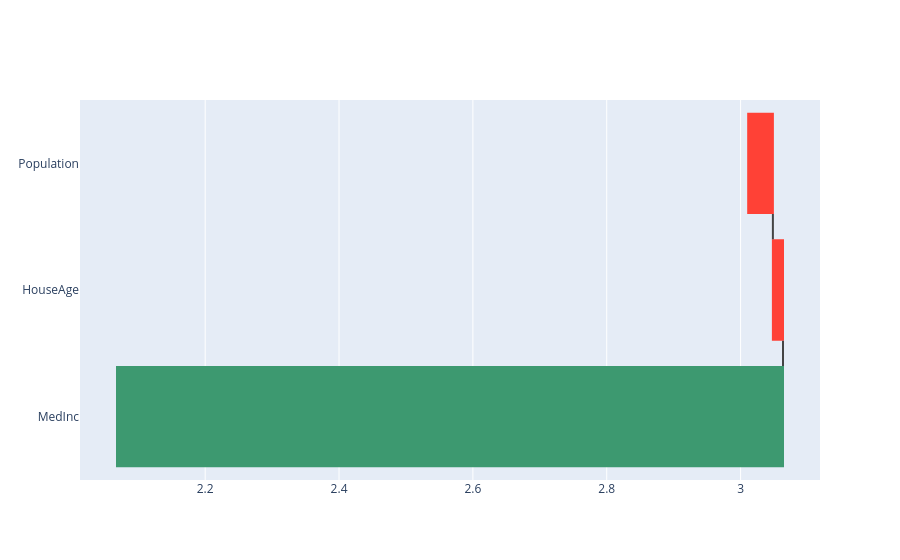

Notebook code cell kept with this figure:
### Code cell
print(models["full"][1])
plot_waterfall(1)

### Figure 1 — Plotly figure (JSON) as saved in the notebook; plotly's stock layout.template omitted (floating-point values rounded to 4 significant figures)
{"data": [{"base": 2.068, "name": "waterfall", "orientation": "h", "type": "waterfall", "x": [0.9951, -0.0151, -0.03693], "y": ["MedInc", "HouseAge", "Population"]}], "layout": {}}
